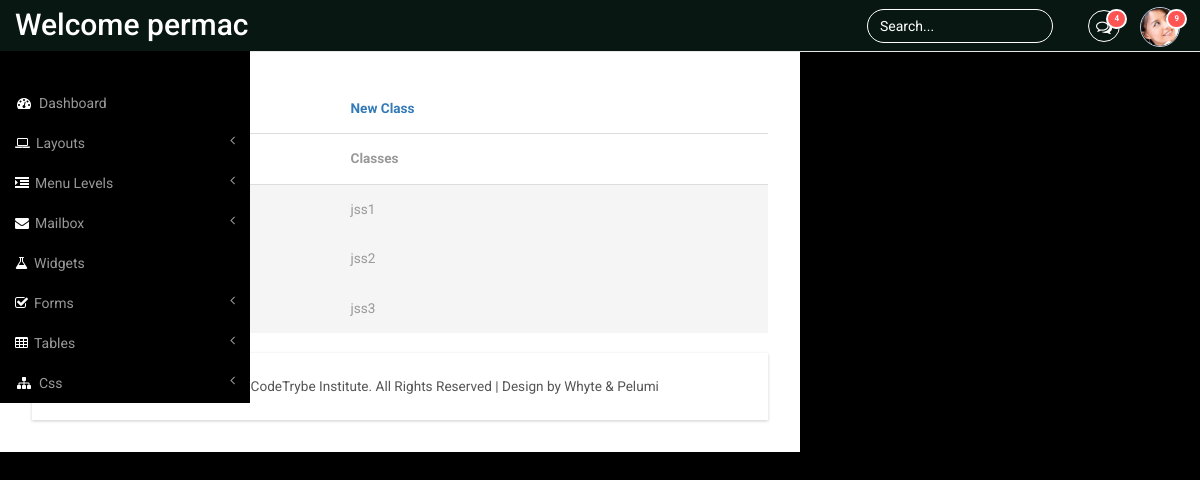
Page /cls_all (signed in) on the committed database.
### panel/models.py (models this page shows, shortened)
class StdClass(models.Model):
    name = models.CharField(max_length=40)
    subject = models.ManyToManyField(Subject,related_name="classes")
    class_teacher = models.ForeignKey(
        Teacher,
        on_delete=models.SET_NULL,
        null=True,
        blank=True
    )
    session = models.ForeignKey(Session, on_delete=models.CASCADE,default=None)
    def __str__(self):
        return self.name

### panel/views.py (the view)
# urls.py: path('cls_all',views.all_class,name='panel-allcls'),
@login_required
def all_class(request):
    class_list = StdClass.objects.all()
    return render(request, 'panel/all_class.html', {'class_list': class_list})

### panel/templates/panel/all_class.html
{% extends "panel/base.html" %}
{% block content %}
    <div class="content_bottom">
     <div class="col-md-8 span_3">
		  <div class="bs-example1" data-example-id="contextual-table">
		    <table class="table">
		      <thead>
                <tr>
                    <th>Name</th>
                    <th> <a href="{%url 'panel-clsRegpage'%}"> New Class</a></th>
                </tr>
		        <tr>
		          <th>#</th>
		          <th>Classes</th>
		        </tr>
		      </thead>
		      <tbody>
                {% for class in  class_list %}
		        <tr class="active">
		          <th scope="row">..</th>
		          <td>{{class}}</td>
		        </tr>
                {% endfor %}
		      </tbody>
		    </table>
{% endblock %}

### panel/templates/panel/base.html (shortened to what this page needs)
{% load static%}
<!DOCTYPE HTML>
<html>
<head>
<link href="{% static 'panel/bootstrap.min.css'%}" rel='stylesheet' type='text/css' />
<link href="{% static 'panel/style2.css'%}"rel='stylesheet' type='text/css' />
<link href="{% static 'panel/lines.css'%}" rel='stylesheet' type='text/css' />
<link href="{% static 'panel/font-awesome.css'%}" rel="stylesheet">
<link href="{% static 'panel/custom.css'%}"rel="stylesheet">
</head>
<body>
<div id="wrapper">
        <nav class="top1 navbar navbar-default navbar-static-top" role="navigation" style="margin-bottom: 0">
            <div class="navbar-header">
                <a class="navbar-brand" href="index.html">Welcome {{user.username}}</a>
            </div>
            <ul class="nav navbar-nav navbar-right">
				<li class="dropdown">
	        		<a href="#" class="dropdown-toggle" data-toggle="dropdown" aria-expanded="false"><i class="fa fa-comments-o"></i><span class="badge">4</span></a>
	      		</li>
			    <li class="dropdown">
	        		<a href="#" class="dropdown-toggle avatar" data-toggle="dropdown"><img src="{% static 'images/1.png' %}"><span class="badge">9</span></a>
	      		</li>
			</ul>
			<form class="navbar-form navbar-right">
              <input type="text" class="form-control" value="Search..." onfocus="this.value = '';" onblur="if (this.value == '') {this.value = 'Search...';}">
            </form>
            <div class="navbar-default sidebar" role="navigation">
                <div class="sidebar-nav navbar-collapse">
                    <ul class="nav" id="side-menu">
                        <li>
                            <a href="#index.html"><i class="fa fa-dashboard fa-fw nav_icon"></i>Dashboard</a>
                        </li>
                        <li>
                            <a href="#"><i class="fa fa-laptop nav_icon"></i>Layouts<span class="fa arrow"></span></a>
                        </li>
                        <li>
                            <a href="#"><i class="fa fa-indent nav_icon"></i>Menu Levels<span class="fa arrow"></span></a>
                        </li>
                        <li>
                            <a href="#"><i class="fa fa-envelope nav_icon"></i>Mailbox<span class="fa arrow"></span></a>
                        </li>
                        <li>
                            <a href="widgets.html"><i class="fa fa-flask nav_icon"></i>Widgets</a>
                        </li>
                         <li>
                            <a href="#"><i class="fa fa-check-square-o nav_icon"></i>Forms<span class="fa arrow"></span></a>
                        </li>
                        <li>
                            <a href="#"><i class="fa fa-table nav_icon"></i>Tables<span class="fa arrow"></span></a>
                        </li>
                        <li>
                            <a href="#"><i class="fa fa-sitemap fa-fw nav_icon"></i>Css<span class="fa arrow"></span></a>
                        </li>
                    </ul>
                </div>
            </div>
        </nav>
    {% block content %}
    {% endblock %}
		<div class="copy">
            <p>Copyright &copy; 2023 CodeTrybe Institute. All Rights Reserved | Design by Whyte & Pelumi</p>
	    </div>
		</div>
       </div>
   </div>
</body>
</html>

### panel/static/panel/style2.css (style rules this page uses)
ul, ol { margin: 0; }
p { margin: 0; }
html, body { font-family: 'Roboto', sans-serif; font-size: 100%; background:#000; overflow-x: hidden; }
body a { transition:0.5s all; -webkit-transition:0.5s all; -moz-transition:0.5s all; -o-transition:0.5s all; -ms-transition:0.5s all; }
.navbar .navbar-nav li a { padding: 0 10px; line-height: 56px; position: relative; }
.navbar .navbar-nav li a i { border: 1px solid #fff; padding: 8px 0; width: 32px; text-align: center; -webkit-border-radius: 50em; -moz-border-radius: 50em; border-radius: 50em; color: #fff; height: 32px; }
.navbar .navbar-nav li .dropdown-toggle.avatar img { height: 40px; -webkit-border-radius: 50em; -moz-border-radius: 50em; border-radius: 50em; border: 1px solid #c0cadd; margin-top: -4px; }
.navbar .navbar-nav li a .badge { background: #ff5454; border: 2px solid white; position: absolute; top: 9px; right: 3px; font-size: 8px; line-height: 8px; padding: 4px 6px; -webkit-border-radius: 50em; -moz-border-radius: 50em; border-radius: 50em; min-width: 0; }
.navbar-default.sidebar { background-color: #000; font-family: 'Roboto', sans-serif; }
nav.top1.navbar.navbar-default.navbar-static-top { background-color:#081712;; font-family: 'Roboto', sans-serif; }
.navbar-default .navbar-brand { color: #fff !important; font-size: 30px; font-weight: 500; }
.navbar-right { margin-right: 10px !important; }
.navbar-right li { display:inline-block; }
i.nav_icon { color: #fff; margin-right:6px; }
.sidebar ul li a { color: #999; font-size:14px; }
.form-control { background: none !important; border: 1px solid #fff !important; border-radius: 20px !important; box-shadow: none !important; }
.navbar-form.navbar-right input[type="text"] { color: #fff; }
form.navbar-form.navbar-right { margin:9px 0 0 0; }
ul.nav.navbar-nav.navbar-right { height: 51px; }
.sidebar-nav.navbar-collapse { margin: 2em 0 0 0; }
.span_3 { padding:0; }
.content_bottom { margin-bottom:1em; }
.copy { background:#fff; text-align:center; padding:1.5em 0; }
.copy p, .copy_layout p { font-size:0.85em; color:#555; }
.map_container, #chart, .span_6, .col_2, .weather_list, .cal1, .skills-info, .stats-info, .r3_counter_box, .activity_box, .bs-example1, .cloud, .copy { -ms-box-shadow: 0 1px 3px 0px rgba(0, 0, 0, 0.2); -o-box-shadow: 0 1px 3px 0px rgba(0, 0, 0, 0.2); -moz-box-shadow: 0 1px 3px 0px rgba(0, 0, 0, 0.2); -webkit-box-shadow: 0 1px 3px 0px rgba(0, 0, 0, 0.2); box-shadow: 0 1px 3px 0px rgba(0, 0, 0, 0.2); }
.table > thead > tr > th, .table > tbody > tr > th, .table > tfoot > tr > th, .table > thead > tr > td, .table > tbody > tr > td, .table > tfoot > tr > td { border-top: none !important; }
.bs-example1 { background:#fff; padding:2em; }
span.badge { min-width: 3rem; padding: 2px 9px; text-align: center; font-size: 0.85; line-height: inherit; color: #fff; position: absolute; right:38px; -webkit-box-sizing: border-box; -moz-box-sizing: border-box; box-sizing: border-box; border-radius: 2px; }
.table > thead > tr > th, .table > tbody > tr > th, .table > tfoot > tr > th, .table > thead > tr > td, .table > tbody > tr > td, .table > tfoot > tr > td { font-size: 0.85em; color: #999; }
.table td, .table>tbody>tr>td, .table>tbody>tr>th, .table>tfoot>tr>td, .table>tfoot>tr>th, .table>thead>tr>td, .table>thead>tr>th { padding:15px !important; }
.table > thead > tr > th { border-bottom: 1px solid #ddd !important; }

### panel/static/panel/custom.css (style rules this page uses)
#wrapper { width: 100%; }
.sidebar .sidebar-nav.navbar-collapse { padding-right: 0; padding-left: 0; }
.sidebar .arrow { float: right; }
.sidebar .fa.arrow:before { content: "\f104"; }
@media (min-width:768px) { .sidebar { z-index: 1; position: absolute; width: 250px; margin-top: 51px; } }

### rows in the picture
StdClass: name "jss1"
StdClass: name "jss2"
StdClass: name "jss3"

### other values in the picture
{{ user.username }} "permac"
